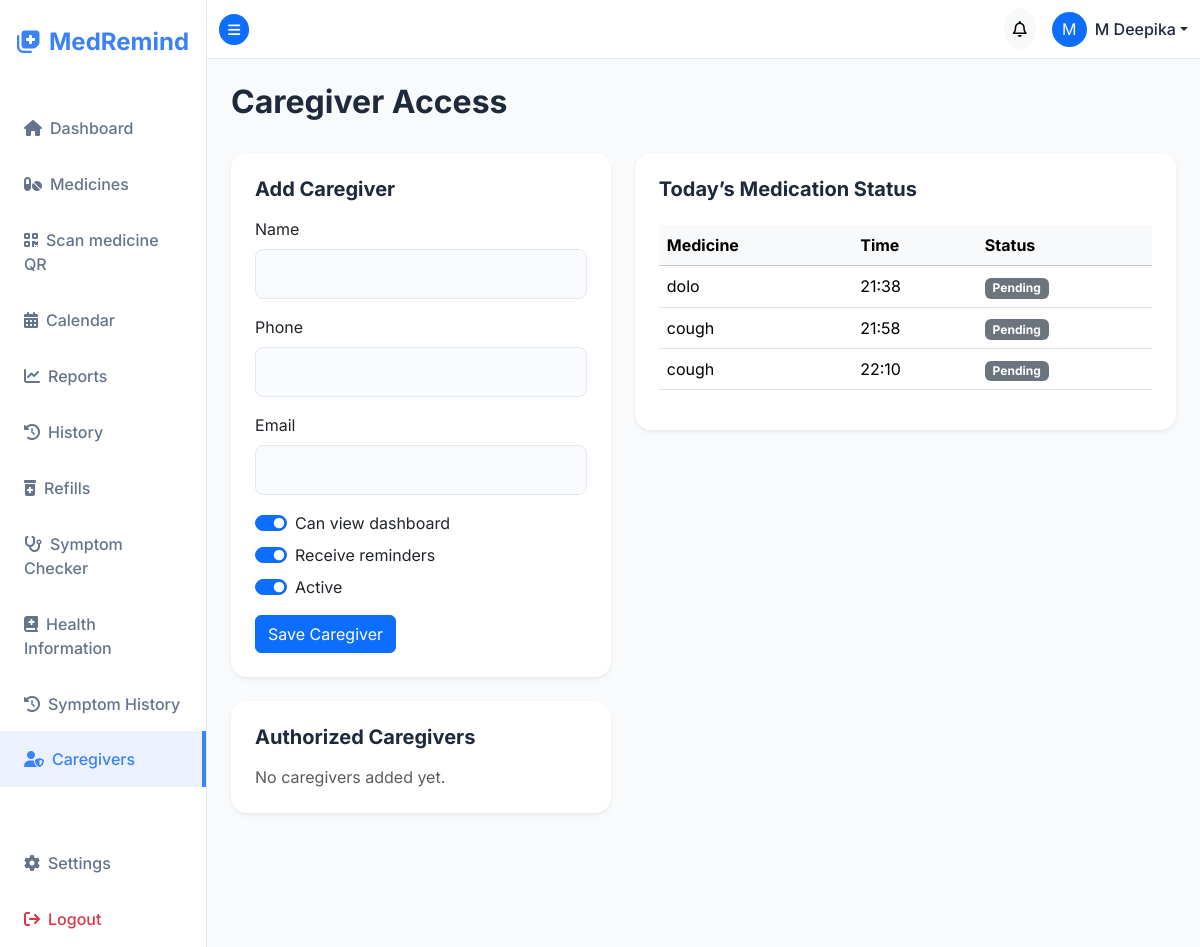
The app's page /accounts/caregiver-access/ (signed in) with its own data.
### accounts/models.py (models this page shows, shortened)
class User(AbstractUser):
    username = models.CharField(
        max_length=150,
        unique=True,
        help_text="Required. 150 characters or fewer. Letters, digits, spaces and @/./+/-/_ only.",
        validators=[SpaceAllowedUsernameValidator()],
        error_messages={
            "unique": "A user with that username already exists.",
        },
    )
    phone_number = models.CharField(max_length=20, blank=True, null=True)
    profile_picture = models.ImageField(upload_to='profiles/', blank=True, null=True)
    dark_mode = models.BooleanField(default=False)
    language = models.CharField(max_length=10, default='en')
    time_format = models.CharField(max_length=10, default='12h', choices=[('12h', '12 Hour'), ('24h', '24 Hour')])
    sound_enabled = models.BooleanField(default=True)
    desktop_notifications_enabled = models.BooleanField(default=True)
    email_notifications_enabled = models.BooleanField(default=True)
    sms_notifications_enabled = models.BooleanField(default=False)
    sms_phone_number = models.CharField(max_length=20, blank=True, null=True)

### medicines/models.py (models this page shows, shortened)
class Medicine(models.Model):
    TYPE_CHOICES = [
        ('Tablet', 'Tablet'),
        ('Syrup', 'Syrup'),
        ('Capsule', 'Capsule'),
        ('Injection', 'Injection'),
        ('Drops', 'Drops'),
        ('Other', 'Other')
    ]
    FREQUENCY_CHOICES = [
        ('Daily', 'Daily'),
        ('Weekly', 'Weekly'),
        ('Monthly', 'Monthly'),
        ('Custom', 'Custom'),
        ('As Needed', 'As Needed')
    ]
    FOOD_CHOICES = [
        ('Before Food', 'Before Food'),
        ('After Food', 'After Food'),
        ('Anytime', 'Anytime')
    ]
    user = models.ForeignKey(settings.AUTH_USER_MODEL, on_delete=models.CASCADE, related_name='medicines')
    name = models.CharField(max_length=100)
    medicine_type = models.CharField(max_length=20, choices=TYPE_CHOICES, default='Tablet')
    dosage = models.CharField(max_length=50) # e.g., 500mg, 10ml
    quantity = models.PositiveIntegerField(default=1, help_text="Total quantity remaining")
    before_after_food = models.CharField(max_length=20, choices=FOOD_CHOICES, default='After Food')
    frequency = models.CharField(max_length=20, choices=FREQUENCY_CHOICES, default='Daily')
    start_date = models.DateField()
    end_date = models.DateField(blank=True, null=True)
    notes = models.TextField(blank=True, null=True)
    doctor_name = models.CharField(max_length=100, blank=True, null=True)
    prescription_upload = models.FileField(
        upload_to='prescriptions/',
        storage=PrivatePrescriptionStorage(),
        validators=[validate_prescription_upload],
        blank=True,
        null=True,
    )
    low_stock_threshold = models.PositiveIntegerField(default=5)
    refill_reminder_days = models.PositiveIntegerField(default=7, help_text="Days before refill alert")
    last_refill_date = models.DateField(blank=True, null=True)
    created_at = models.DateTimeField(auto_now_add=True)
    updated_at = models.DateTimeField(auto_now=True)

### accounts/views.py (the view, shortened to what this page needs)
# urls.py: path('caregiver-access/', views.caregiver_access, name='caregiver_access'),
@login_required
def caregiver_access(request):
    caregivers = FamilyAccess.objects.filter(user=request.user).order_by('caregiver_name')
    medicines = Medicine.objects.filter(user=request.user)
    today = date.today()
    schedule = []
    for reminder in Reminder.objects.filter(medicine__user=request.user, is_active=True).select_related('medicine').order_by('time'):
        log = MedicineLog.objects.filter(reminder=reminder, user=request.user, date=today).first()
        status = log.status if log else 'Pending'
        schedule.append({
            'medicine': reminder.medicine,
            'time': reminder.time.strftime('%H:%M'),
            'status': status,
            'badge_class': 'success' if status == 'Taken' else 'danger' if status == 'Missed' else 'warning' if status == 'Skipped' else 'secondary',
        })
    caregiver_form = FamilyAccessForm()
    context = {
        'caregivers': caregivers,
        'caregiver_form': caregiver_form,
        'medicines': medicines,
        'schedule': schedule,
        'today_doses': len(schedule),
        'missed_doses': sum(1 for item in schedule if item['status'] == 'Missed'),
    }
    return render(request, 'accounts/caregiver_access.html', context)

### templates/accounts/caregiver_access.html (shortened to what this page needs)
{% extends "base.html" %}
{% block content %}
<div class="d-flex justify-content-between align-items-center mb-4">
    <h2 class="fw-bold">Caregiver Access</h2>
</div>
<div class="row g-4">
    <div class="col-lg-5">
        <div class="card border-0 shadow-sm p-4 mb-4">
            <h5 class="fw-bold mb-3">Add Caregiver</h5>
            <form method="post">
                <div class="mb-3">
                    <label for="id_caregiver_name" class="form-label">Name</label>
                    {{ caregiver_form.caregiver_name }}
                </div>
                <div class="mb-3">
                    <label for="id_caregiver_phone" class="form-label">Phone</label>
                    {{ caregiver_form.caregiver_phone }}
                </div>
                <div class="mb-3">
                    <label for="id_caregiver_email" class="form-label">Email</label>
                    {{ caregiver_form.caregiver_email }}
                </div>
                <div class="form-check form-switch mb-2">
                    {{ caregiver_form.can_view_dashboard }}
                    <label class="form-check-label" for="id_can_view_dashboard">Can view dashboard</label>
                </div>
                <div class="form-check form-switch mb-2">
                    {{ caregiver_form.can_receive_reminders }}
                    <label class="form-check-label" for="id_can_receive_reminders">Receive reminders</label>
                </div>
                <div class="form-check form-switch mb-3">
                    {{ caregiver_form.is_active }}
                    <label class="form-check-label" for="id_is_active">Active</label>
                </div>
                <button type="submit" class="btn btn-primary">Save Caregiver</button>
            </form>
        </div>
        <div class="card border-0 shadow-sm p-4">
            <h5 class="fw-bold mb-3">Authorized Caregivers</h5>
            {% if caregivers %}
                {% for caregiver in caregivers %}
                <div class="border rounded p-3 mb-3">
                    <div class="d-flex justify-content-between align-items-center">
                        <strong>{{ caregiver.caregiver_name }}</strong>
                        <span class="badge {% if caregiver.is_active %}bg-success{% else %}bg-secondary{% endif %}">{% if caregiver.is_active %}Active{% else %}Inactive{% endif %}</span>
                    </div>
                    <div class="mt-2 small text-muted">
                        <div>Email: {{ caregiver.caregiver_email|default:'Not provided' }}</div>
                        <div>Phone: {{ caregiver.caregiver_phone|default:'Not provided' }}</div>
                    </div>
                    <div class="mt-3 d-flex gap-2">
                        <a href="{% url 'edit_caregiver' caregiver.id %}" class="btn btn-sm btn-outline-primary">Edit</a>
                        <form action="{% url 'delete_caregiver' caregiver.id %}" method="post" class="d-inline">
                            {% csrf_token %}
                            <button type="submit" class="btn btn-sm btn-outline-danger" onclick="return confirm('Remove this caregiver?');">Delete</button>
                        </form>
                    </div>
                </div>
                {% endfor %}
            {% else %}
                <p class="text-muted mb-0">No caregivers added yet.</p>
            {% endif %}
        </div>
    </div>
    <div class="col-lg-7">
        <div class="card border-0 shadow-sm p-4">
            <h5 class="fw-bold mb-4">Today’s Medication Status</h5>
            <div class="table-responsive">
                <table class="table table-hover align-middle">
                    <thead class="table-light">
                        <tr>
                            <th>Medicine</th>
                            <th>Time</th>
                            <th>Status</th>
                        </tr>
                    </thead>
                    <tbody>
                        {% for item in schedule %}
                        <tr>
                            <td>{{ item.medicine.name }}</td>
                            <td>{{ item.time }}</td>
                            <td><span class="badge bg-{{ item.badge_class }}">{{ item.status }}</span></td>
                        </tr>
                        {% empty %}
                        <tr>
                            <td colspan="3" class="text-center text-muted py-4">No schedule available.</td>
                        </tr>
                        {% endfor %}
                    </tbody>
                </table>
            </div>
        </div>
    </div>
</div>
{% endblock %}

### templates/base.html (shortened to what this page needs)
<!DOCTYPE html>
{% load static %}
<html lang="en">
<head>
    <link href="https://cdn.jsdelivr.net/npm/bootstrap@5.3.2/dist/css/bootstrap.min.css" rel="stylesheet">
    <link rel="stylesheet" href="https://cdnjs.cloudflare.com/ajax/libs/font-awesome/6.4.2/css/all.min.css">
    <link rel="stylesheet" href="{% static 'css/styles.css' %}">
</head>
<body class="{% if user.is_authenticated and user.dark_mode %}dark-mode{% endif %}">
    {% if user.is_authenticated %}
    <div class="d-flex" id="wrapper">
        <div class="sidebar" id="sidebar-wrapper">
            <div class="sidebar-heading text-center py-4 fs-4 fw-bold text-primary">
                <i class="fa-solid fa-notes-medical me-2"></i>MedRemind
            </div>
            <div class="list-group list-group-flush mt-3">
                <a href="{% url 'dashboard' %}" class="list-group-item list-group-item-action bg-transparent {% if request.resolver_match.url_name == 'dashboard' %}active{% endif %}">
                    <i class="fa-solid fa-house me-2"></i>Dashboard
                </a>
                <a href="{% url 'medicine_list' %}" class="list-group-item list-group-item-action bg-transparent {% if 'medicine' in request.resolver_match.url_name %}active{% endif %}">
                    <i class="fa-solid fa-pills me-2"></i>Medicines
                </a>
                <a href="{% url 'medicine_qr_scanner' %}" class="list-group-item list-group-item-action bg-transparent {% if request.resolver_match.url_name == 'medicine_qr_scanner' %}active{% endif %}">
                    <i class="fa-solid fa-qrcode me-2"></i>Scan medicine QR
                </a>
                <a href="{% url 'calendar' %}" class="list-group-item list-group-item-action bg-transparent {% if request.resolver_match.url_name == 'calendar' %}active{% endif %}">
                    <i class="fa-solid fa-calendar-days me-2"></i>Calendar
                </a>
                <a href="{% url 'reports' %}" class="list-group-item list-group-item-action bg-transparent {% if request.resolver_match.url_name == 'reports' %}active{% endif %}">
                    <i class="fa-solid fa-chart-line me-2"></i>Reports
                </a>
                <a href="{% url 'medicine_history' %}" class="list-group-item list-group-item-action bg-transparent {% if request.resolver_match.url_name == 'medicine_history' %}active{% endif %}">
                    <i class="fa-solid fa-clock-rotate-left me-2"></i>History
                </a>
                <a href="{% url 'refill_tracking' %}" class="list-group-item list-group-item-action bg-transparent {% if request.resolver_match.url_name == 'refill_tracking' %}active{% endif %}">
                    <i class="fa-solid fa-prescription-bottle-medical me-2"></i>Refills
                </a>
                <a href="{% url 'symptoms:checker' %}" class="list-group-item list-group-item-action bg-transparent {% if request.resolver_match.namespace == 'symptoms' and request.resolver_match.url_name == 'checker' %}active{% endif %}">
                    <i class="fa-solid fa-stethoscope me-2"></i>Symptom Checker
                </a>
                <a href="{% url 'symptoms:disease_list' %}" class="list-group-item list-group-item-action bg-transparent ">
                    <i class="fa-solid fa-book-medical me-2"></i>Health Information
                </a>
                <a href="{% url 'symptoms:assessment_history' %}" class="list-group-item list-group-item-action bg-transparent ">
                    <i class="fa-solid fa-clock-rotate-left me-2"></i>Symptom History
                </a>
                <a href="{% url 'caregiver_access' %}" class="list-group-item list-group-item-action bg-transparent {% if request.resolver_match.url_name == 'caregiver_access' %}active{% endif %}">
                    <i class="fa-solid fa-user-shield me-2"></i>Caregivers
                </a>
                <a href="{% url 'settings' %}" class="list-group-item list-group-item-action bg-transparent mt-5 {% if request.resolver_match.url_name == 'settings' %}active{% endif %}">
                    <i class="fa-solid fa-gear me-2"></i>Settings
                </a>
                <form action="{% url 'logout' %}" method="post" class="d-inline w-100">
                    <button type="submit" class="list-group-item list-group-item-action bg-transparent text-danger border-0 w-100 text-start">
                        <i class="fa-solid fa-arrow-right-from-bracket me-2"></i>Logout
                    </button>
                </form>
            </div>
        </div>
        <div id="page-content-wrapper">
            <nav class="navbar navbar-expand-lg topbar border-bottom">
                <div class="container-fluid">
                    <button class="btn btn-primary btn-sm rounded-circle" id="menu-toggle">
                        <i class="fa-solid fa-bars"></i>
                    </button>
                    <div class="ms-auto d-flex align-items-center">
                        <div class="dropdown me-3">
                            <button class="btn btn-light position-relative rounded-circle p-2 notification-btn" type="button" data-bs-toggle="dropdown">
                                <i class="fa-regular fa-bell"></i>
                            </button>
                        </div>
                        <div class="dropdown">
                            <a class="d-flex align-items-center text-decoration-none dropdown-toggle text-dark" href="#" role="button" data-bs-toggle="dropdown">
                                {% if user.profile_picture %}
                                    <img src="{{ user.profile_picture.url }}" class="rounded-circle me-2" width="35" height="35" style="object-fit: cover;">
                                {% else %}
                                    <div class="bg-primary text-white rounded-circle d-flex justify-content-center align-items-center me-2" style="width: 35px; height: 35px;">
                                        {{ user.username|make_list|first|upper }}
                                    </div>
                                {% endif %}
                                <span class="fw-medium">{{ user.username }}</span>
                            </a>
                        </div>
                    </div>
                </div>
            </nav>
            <div class="container-fluid p-4 main-content">
                {% block content %}{% endblock %}
            </div>
        </div>
    </div>
    {% else %}
        {% block auth_content %}{% endblock %}
    {% endif %}
</body>
</html>

### records on screen
User: username|make_list "M", username "M Deepika"
Medicine: medicine.name "dolo", time "21:38", status "Pending"
Medicine: medicine.name "cough", time "21:58", status "Pending", time "22:10"
